Frame 1 (no input): blank canvas, image omitted
Frame 60 (no input): blank canvas, image omitted
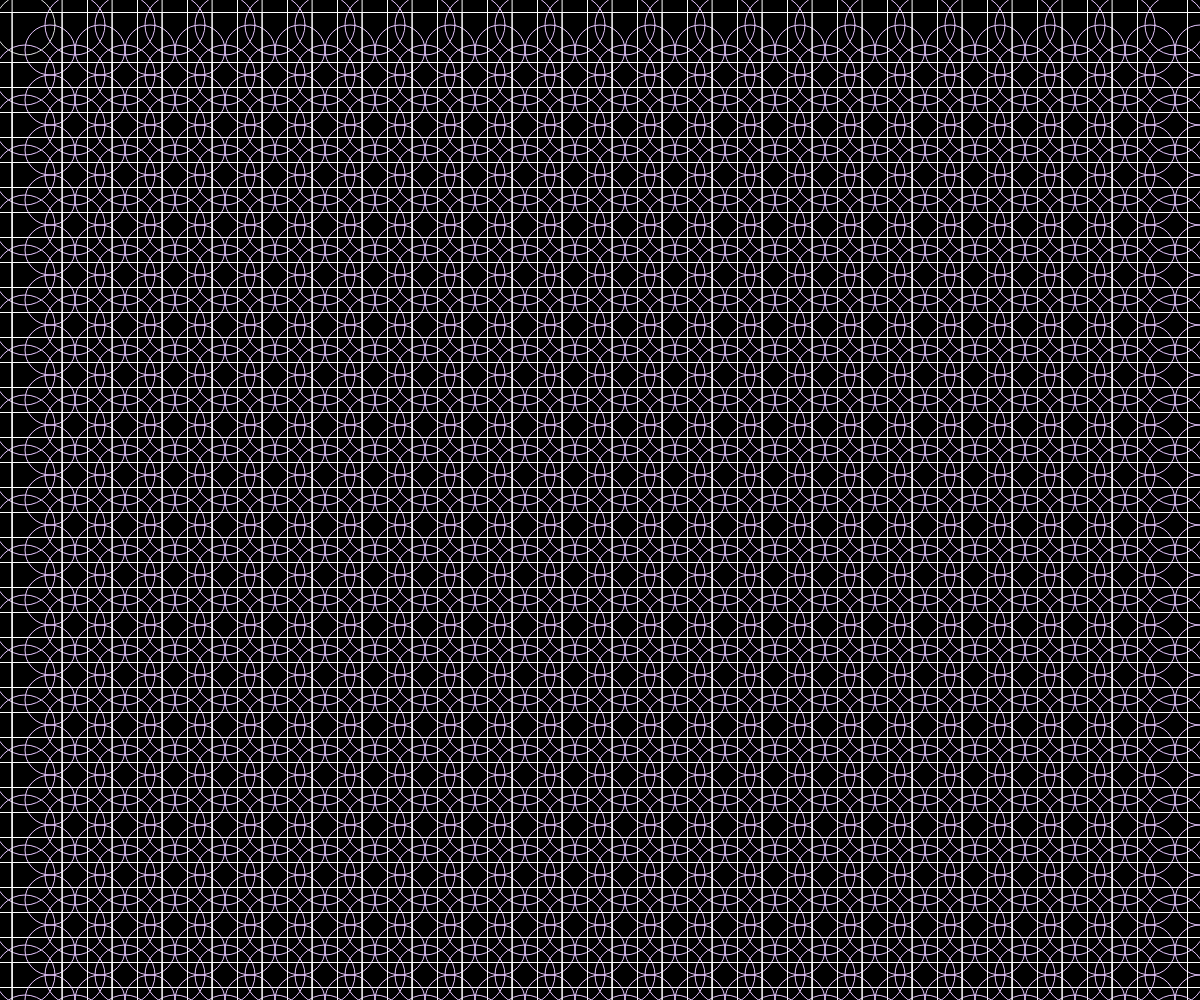
Frame 120 (the mouse pressed at the canvas centre since frame 60)

The p5.js sketch whose frames 1 and 60 were blank and that drew this single picture after the mouse press (run headless with seeded random() and noise() and a simulated clock; from frame 60 on, the mouse is pressed at the canvas centre):

// p5.js sketch
// ── sketch.js
function setup() {
  createCanvas(windowWidth,windowHeight);
  background(200)
}

function draw() {
  background(0)
  rectMode(CENTER)
  noFill()//不充滿顏色
  stroke(225)//框線白色
  for(var j=0;j<width/50;j++)
  {
      for(var i=0;i<width/50;i++)
      {
        ellipse(25+50*i,25+50*j,mouseX/10)
        stroke(255)
        rect(25+50*i,25+50*j,mouseY/4)
        stroke("#e7c6ff")
        ellipse(50+50*i,50+50*j,mouseY/10)
      }

   
  }

}
